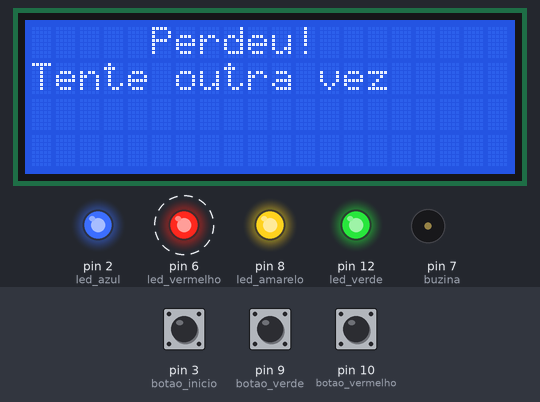
Recording of a sketch running on a simulated Arduino Uno, built with avr-gcc and run on an emulated ATmega328P. Parts: 20×4 character LCD, output pins drawn as LEDs (lit = HIGH), buzzer (waves = sounding). Dashed ring = blinking. Inputs (shaded band) come from the test bench; at power-on: pin 9 (botao_verde) HIGH, pin 3 (botao_inicio) HIGH, pin 10 (botao_vermelho) HIGH. Random numbers use the default seed unless the sketch sets one.

Above: at 4.6 s.
6.0 s: pin 9 (botao_verde) pulled LOW for 3.2 s
At 7.26 s:
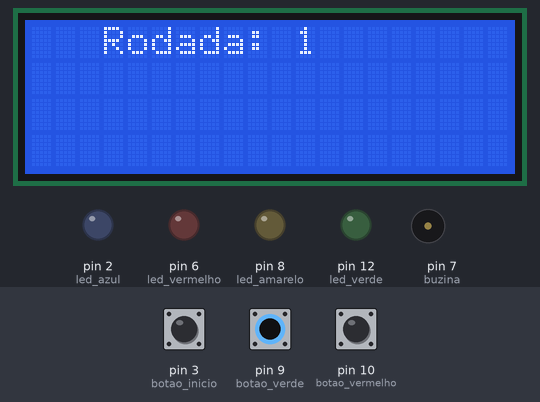
18.2 s: pin 3 (botao_inicio) pulled LOW for 3.2 s
At 18.66 s:
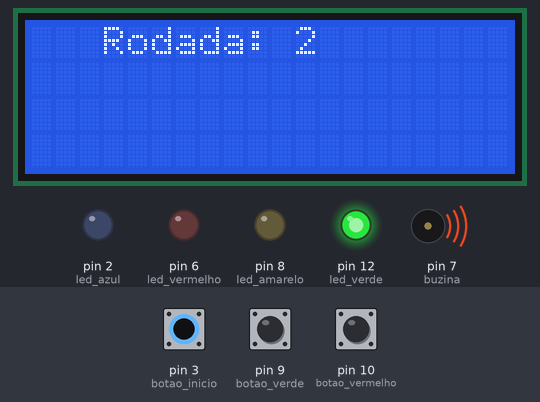
Timing chart, 0 to 36.4 s (numbered marks = the images above; inputs shaded):
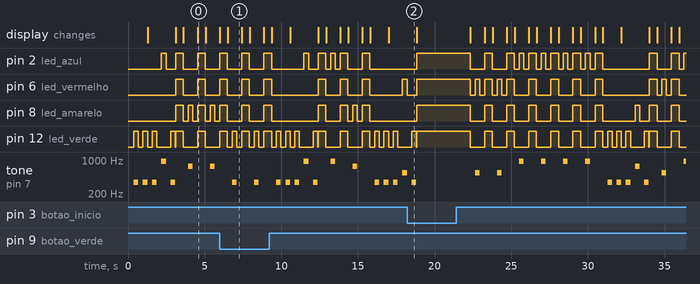

The sketch:

genius.ino
```cpp
#include <Wire.h> //Biblioteca Necessária para o Display LCD
#include <LiquidCrystal_I2C.h> //Biblioteca Necessária para o adaptador do Display LCD
long randNumber; // Função que gera números aleatorios

//modulo i2c
  LiquidCrystal_I2C lcd(0x27,20,4); //Configura o Display LCD
//--


//Define as váriaveis usadas no codigo
int reiniciar = 0;

//botões
#define botao_inicio 3
#define botao_verde 9
#define botao_vermelho 10
#define botao_amarelo 5
#define botao_azul 11

//leds
#define led_verde 12
#define led_vermelho 6
#define led_amarelo 8
#define led_azul 2

//buzer
#define buzina 7

//Aqui configuramos cada um
void setup() {
  lcd.init();
  lcd.backlight();
  pinMode(led_verde, OUTPUT);
  pinMode(led_vermelho, OUTPUT);
  pinMode(led_amarelo, OUTPUT);
  pinMode(led_azul, OUTPUT);
  pinMode(botao_verde, INPUT_PULLUP);
  pinMode(botao_vermelho, INPUT_PULLUP);
  pinMode(botao_amarelo, INPUT_PULLUP);
  pinMode(botao_azul, INPUT_PULLUP);
  pinMode(botao_inicio, INPUT_PULLUP);
  pinMode(buzina,OUTPUT);
  randomSeed(analogRead(0));
}
void loop() {
  lcd.clear(); //limpa o Display
  lcd.setCursor(3,0); //Seta o lugar onde o Display irá escrever
  lcd.print("Rodada: "); //Mostra esse texto
  int lista[20]; //Cria uma lista
  for (int i = 0; i < 20; i++) { //inicio da programa
    lcd.setCursor(11,0);
    lcd.print(i+1); //Insere o número da rodada
    delay(300);
    lista[i] = random(1,5); //Adiciona a lista um número aleatorio entre 1 e 5 (não inclui o 5)
    int arraylenght = i;
    int tam = arraylenght; //A variavel tam recebe o tamanho da sequencia
    rodaSequencia(lista, arraylenght); //Aqui rodamos a sequencia em uma funcão
    for (int l = 0; l <= tam;l++){ //Aqui verificamos se o usuario apertou no botão certo
      while(true){
        int botaoPressionado = checarBotao();
        if (botaoPressionado != 0) {
          if (botaoPressionado == lista[l]) {
            ligaLed(botaoPressionado);
            desligaLeds();
            break;
          } else { //se clicou errado cai aqui
            lcd.setCursor(3,0);
            lcd.print("  Perdeu!   "); //mensagem de derrota no Display
            lcd.setCursor(0,1);
            lcd.print("Tente outra vez");
            while(true){ //Aqui é onde o programa ficará "Preso" até o usuário apertar para reinciar o programa
              int reiniciar = digitalRead(botao_inicio);
              fimJogo();
              if (reiniciar ==  1){
                loop();
              }
            }
          }
        }
      }
    }
  }
  //Aqui é caso o usuario ganhe
  lcd.setCursor(3,0);
  lcd.print("Parabens!");
  lcd.setCursor(2,1);
  lcd.print("Voce Ganhou!!");
  while(true){ //Aqui é onde o programa ficará "Preso" até o usuário apertar para reinciar o programa
    ganhou();
    desligaLeds();
    int reiniciar = digitalRead(botao_inicio);
    if (reiniciar ==  1){
      loop();
    }
  }
}

int checarBotao() { //Função para verificar qual botão foi apertado
  if (digitalRead(botao_verde) == HIGH) {
    return 1;
  }
  if (digitalRead(botao_vermelho) == HIGH) {
    return 2;
  }
  if (digitalRead(botao_amarelo) == HIGH) {
    return 3;
  }
  if (digitalRead(botao_azul) == HIGH) {
    return 4;
  }
  if (digitalRead(botao_inicio) == HIGH){
    loop(); //se esse for clicado reinicia o programa
  }
  return 0;
}

void fimJogo() { //Função quando perde
  digitalWrite(led_vermelho, HIGH);
  digitalWrite(led_verde, HIGH);
  digitalWrite(led_amarelo, HIGH);
  digitalWrite(led_azul, HIGH);
  delay(500);
  desligaLeds();
}
void ganhou() { //Função quando ganha
  digitalWrite(led_vermelho, HIGH);
  digitalWrite(led_verde, HIGH);
  digitalWrite(led_amarelo, HIGH);
  digitalWrite(led_azul, HIGH);
}
void ligaLed(int cor){ //Função que liga e led e o som
  if (cor == 1){
    digitalWrite(led_verde, HIGH);
    tone(buzina, 350);
    delay(300);
    desligaSom();
    desligaLeds();
  }
  if (cor == 2){
    digitalWrite(led_vermelho, HIGH);
    tone(buzina, 550);
    delay(300);
    desligaSom();
    desligaLeds();
  }
  if (cor == 3){
    digitalWrite(led_amarelo, HIGH);
    tone(buzina, 750);
    delay(300);
    desligaSom();
    desligaLeds();
  }
  if (cor == 4){
    digitalWrite(led_azul,HIGH);
    tone(buzina, 950);
    delay(300);
    desligaSom();
    desligaLeds();
  }
}
void desligaLeds() { //desliga as Leds
  digitalWrite(led_verde, LOW);
  digitalWrite(led_vermelho, LOW);
  digitalWrite(led_amarelo, LOW);
  digitalWrite(led_azul, LOW);
}
void desligaSom(){ //Desliga o Som
  noTone(buzina);
}
void rodaSequencia(int lista[], int tam){ //Roda toda a sequência
  for (int k = 0; k <= tam; k++){
    int cor = lista[k];
    if (cor == 1){
      digitalWrite(led_verde, HIGH);
      tone(buzina, 350);
    }
    if (cor == 2){
      digitalWrite(led_vermelho, HIGH);
      tone(buzina, 550);
    }
    if (cor == 3){
      digitalWrite(led_amarelo, HIGH);
      tone(buzina, 750);
    }
    if (cor == 4){
      digitalWrite(led_azul,HIGH);
      tone(buzina, 950);
    }
    delay(300);
    desligaLeds();
    desligaSom();
    delay(300);
  }
}
```

Measured:
- by itself, tone on pin 7 (buzina): plays 350 Hz for 0.30 s, 550 Hz for 0.30 s, 550 Hz for 0.30 s, 950 Hz for 0.30 s, 950 Hz for 0.30 s, 950 Hz for 0.30 s … (14 notes in this stretch)
- what the display in image 0 shows lasts 0.6 s, from 4.5 s to 5.1 s
- what the display in image 1 shows lasts 0.9 s, from 6.5 s to 7.4 s
